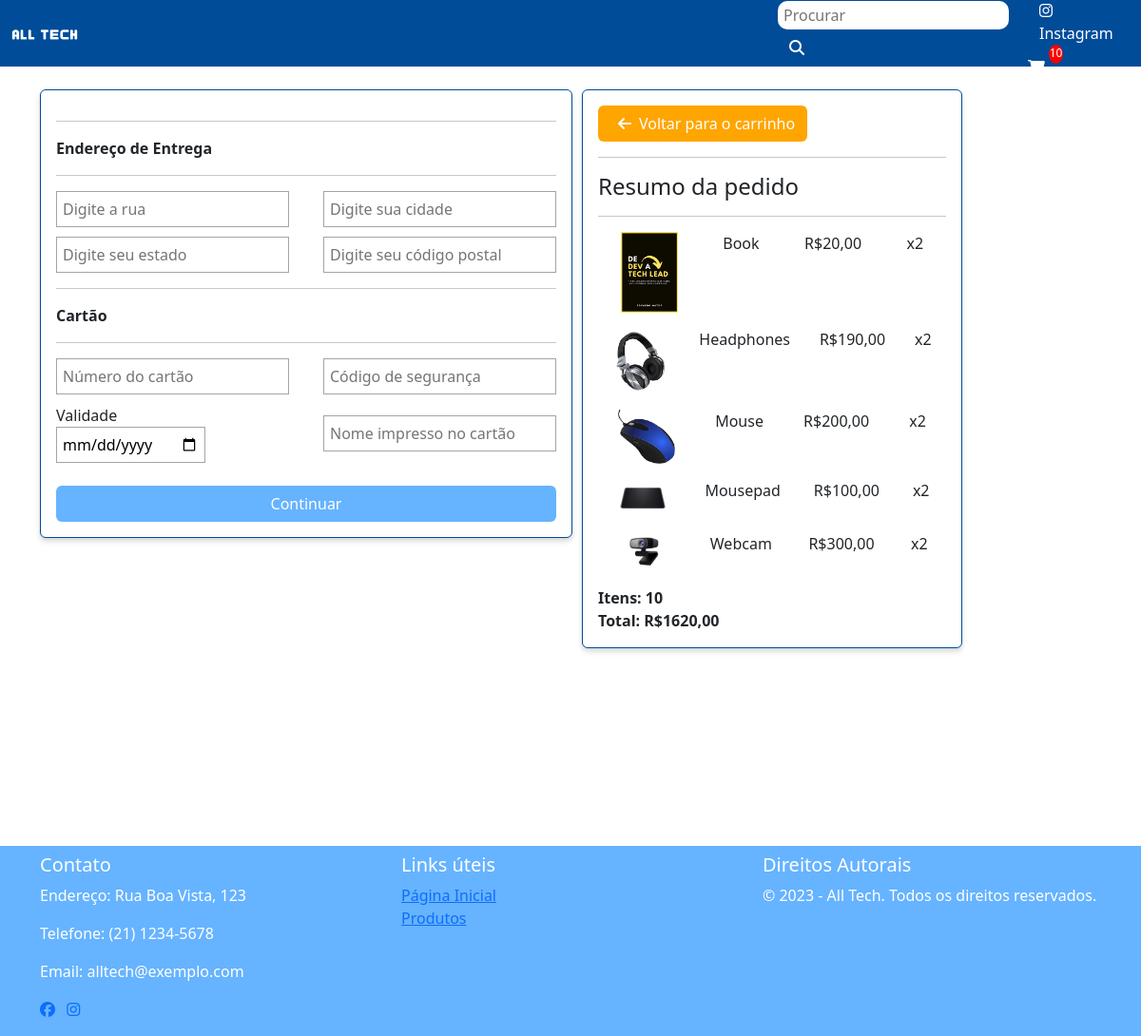
Screenshot of /checkout/ (signed in) with the database file from the repository.
### store/models.py (models this page shows, shortened)
class ItemPedido(models.Model):
    produto = models.ForeignKey(Produto, on_delete=models.SET_NULL, blank=True, null=True)
    pedido = models.ForeignKey(Pedido, on_delete=models.SET_NULL, blank=True, null=True)
    quantidade = models.IntegerField(default=0, null=True, blank=False)
    data_add = models.DateTimeField(auto_now_add=True)
    @property
    def valor_total(self):
        total = self.produto.preco * self.quantidade
        return total

class Produto(models.Model):
    nome = models.CharField(max_length=200, null=True)
    preco = models.DecimalField(max_digits=7, decimal_places=2)
    digital = models.BooleanField(default=False, null=True, blank=False)
    discricao = models.TextField(null=True)
    imagem = models.ImageField(null=True, blank=True)
    @property
    def imagemURL(self):
        try:
            url = self.imagem.url
        except:
            url = ''
        return url

class Pedido(models.Model):
    cliente = models.ForeignKey(Cliente, on_delete=models.SET_NULL, blank=True, null=True)
    data = models.DateTimeField(auto_now_add=True)
    completo = models.BooleanField(default=False, null=True, blank=False)
    transacao_id = models.CharField(max_length=200, null=True)
    @property
    def envio(self):
        envio = False
        itempedido = self.itempedido_set.all()
        for i in itempedido:
            if i.produto.digital == False:
                envio = True
        return envio
    @property
    def valor_total_carrinho(self):
        itempedido = self.itempedido_set.all()
        total = sum([item.valor_total for item in itempedido])
        return total
    @property
    def valor_total_itens(self):
        itempedido = self.itempedido_set.all()
        total = sum([item.quantidade for item in itempedido])
        return total

### store/views.py (the view)
# urls.py: path('checkout/', views.checkout, name='checkout'),
def checkout(request):
    dados = cartDados(request)
    itensCarrinho = dados['itensCarrinho']
    itens = dados['itens']
    pedido = dados['pedido']
    context = {'itens': itens, 'pedido': pedido, 'itensCarrinho':itensCarrinho}
    return render(request, 'store/checkout.html', context)

### store/utils.py (called while the page is built)
def cartDados(request):
    if request.user.is_authenticated:
        cliente = request.user.cliente
        pedido, created = Pedido.objects.get_or_create(cliente=cliente, completo=False)
        itens = pedido.itempedido_set.all()
        itensCarrinho = pedido.valor_total_itens
    else:
        cookieDados = cookieCart(request)
        itensCarrinho = cookieDados['itensCarrinho']
        itens = cookieDados['itens']
        pedido = cookieDados['pedido']
    return {'itens': itens, 'pedido': pedido, 'itensCarrinho':itensCarrinho}

### store/templates/store/checkout.html (shortened to what this page needs)
{% extends 'store/main.html' %}
{% load static %}
{% block content %}
<div class="row">
    <div class="col-lg-6" >
        <div class="card" style="width: 35rem;" id="pacoteForm">
            <div class="card-body">
                <form action="" id="form">
                    <div id="shipping-info">
                        <hr>
                        <p><strong>Endereço de Entrega</strong></p>
                        <hr>
                        <div class="info-user" id="info-user-center" >
                            <div>
                                <input type="text" name="address" id="address" placeholder="Digite a rua">
                            </div>
                            <div>
                                <input type="text" name="city" id="city" placeholder="Digite sua cidade">
                            </div>
                        </div>
                        <div class="info-user">
                            <div>
                                <input type="text" name="state" id="state" placeholder="Digite seu estado">
                            </div>
                            <div>
                                <input type="text" name="zipcode" id="zipcode" placeholder="Digite seu código postal">
                            </div>
                        </div>
                    </div>
                    <hr>
                    <div class="mb-4">
                        <p><strong>Cartão</strong></p>
                        <hr>
                        <div class="info-user" id="info-user-center" >
                            <div>
                                <input required type="text" name="" id="" placeholder="Número do cartão">
                            </div>
                            <div>
                                <input required type="text" name="" id="" placeholder="Código de segurança">
                            </div>
                        </div>
                        <div class="info-user">
                            <div>
                                <div>
                                    <label for="">Validade</label>
                                </div>
                                <input required type="date">
                            </div>
                            <div>
                                <input required type="text" name="" id="" placeholder="Nome impresso no cartão">
                            </div>
                        </div>
                    </div>
                    <input type="submit" name="continue" id="continue" class="btn btn-block w-100" value="Continuar">
                </form>
            </div>
        </div>
    </div>
    <div class="col-lg-6">
        <div class="card" style="width: 25rem;">
            <div class="card-body">
                <a class="btn btn-back-car" href="{% url 'cart' %}"><i class="fa-solid fa-arrow-left mx-2"></i>Voltar para o carrinho</a>
                <hr>
                <h4 class="card-title">Resumo da pedido</h4>
                <hr>
                {% for item in itens %}
                    <div class="info3 mb-3">
                        <div>
                            <img class="row-img" src="{{ item.produto.imagemURL }}" alt="">
                        </div>
                        <div>
                            <p>{{ item.produto.nome }}</p>
                        </div>
                        <div>
                            <p>R${{ item.produto.preco|floatformat:2 }}</p>
                        </div>
                        <div>
                            <p>x{{ item.quantidade }}</p>
                        </div>
                    </div>
                {% endfor %}
                <div class="info4">
                    <div>Itens: {{ pedido.valor_total_itens }}</div>
                    <div>Total: R${{ pedido.valor_total_carrinho|floatformat:2 }}</div>
                </div>
            </div>
        </div>
    </div>
</div>
<div class="row">
</div>
{% endblock %}

### store/static/store/css/main.css (style rules this page uses)
.card { border: solid 1px #004C99; box-shadow: 0 4px 6px rgba(0, 0, 0, 0.1), 0 2px 4px rgba(0, 0, 0, 0.08); }
.row-img { width: 60px; }
.info-user { display: flex; align-items: center; justify-content: space-between; }
#info-user-center { margin-bottom: 10px; }
#continue { background-color: #66B3FF; color: white; }
.btn-back-car { background-color: #FFA500; color: white; }
input { border: solid 1px #a7a3a3; padding: 6px; }
.info3 { display: flex; justify-content: space-around; }
.info4 { margin-top: 10px; font-weight: bolder; }

### rows the page displays
ItemPedido: produto.imagemURL (picture), produto.nome "Book", produto.preco "20,00", quantidade "2"
ItemPedido: produto.imagemURL (picture), produto.nome "Headphones", produto.preco "190,00", quantidade "2"
ItemPedido: produto.imagemURL (picture), produto.nome "Mouse", produto.preco "200,00", quantidade "2"
ItemPedido: produto.imagemURL (picture), produto.nome "Mousepad", produto.preco "100,00", quantidade "2"
ItemPedido: produto.imagemURL (picture), produto.nome "Webcam", produto.preco "300,00", quantidade "2"
Pedido: valor_total_itens "10", valor_total_carrinho "1620,00"

### other values shown
{{ itensCarrinho }} "10"
